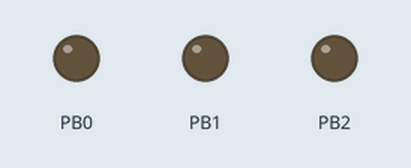
The program below on a simulated ATmega16, built with avr-gcc and emulated at 1 MHz. Shown: output pins drawn as LEDs (lit = HIGH).

Above: at 0.5 s.
At 3.5 s:
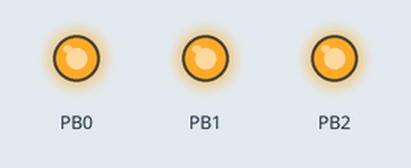
Timing chart, 0 to 4.6 s (numbered marks = the images above):
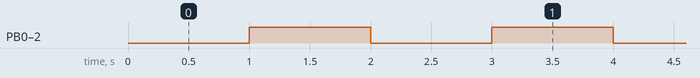

The program:

main.c
```c
/*
 * Timer.c
 *
 * Created: 13-Feb-21 2:20:16 PM
 * Author : Ahmed Hassan
 * Task   : 003  delay with timer
 */

#ifndef F_CPU
	#define F_CPU 1000000U
#endif

#include <avr/io.h>
#include <avr/interrupt.h>
#include <util/delay.h>

void set_TIM1(uint16_t compareMatchValue, uint16_t prescalerValue);

int main(void)
{
	//set pins 0, 1, and 2 in port B as output pins
	DDRB  |= (1<<0) | (1<<1) | (1<<2);
	//the output of the pins is low
	PORTB &= ~(1<<0) & ~(1<<1) & ~(1<<2);
	//call the timer1 function to start the timer --> interrupts every 1 sec
	set_TIM1(15624,64);
    /* Replace with your application code */
    while (1)
    {
    }
}

void set_TIM1(uint16_t compareMatchValue, uint16_t prescalerValue){
	//disable global interrupts
	cli();
	//set the counter register to start counting from 0
	TCNT1 = 0;
	//set the compare match value
	OCR1A = compareMatchValue /*0x3D08*/;
	//enable the interrupt of compare match A
	TIMSK |= 1 << OCIE1A;
	//enable global interrupts
	sei();
	//set the counter in ClearTimer on Compare match mode CTC
	TCCR1A &= ~(1<<1) & ~(1<<0);
	TCCR1B &= ~(1<<4);
	TCCR1B |=  (1<<3);
	//set the prescaler value
	switch (prescalerValue)
	{
		case 0:
			TCCR1B &= ~(1<<2) & ~(1<<1);
			TCCR1B |= (1<<0);
			break;
		case 8:
			TCCR1B &= ~(1<<2) & ~(1<<0);
			TCCR1B |= (1<<1);
			break;
		case 64:
			TCCR1B &= ~(1<<2);
			TCCR1B |= (1<<1) | (1<<0);
			break;
		case 256:
			TCCR1B &= ~(1<<1) & ~(1<<0);
			TCCR1B |= (1<<2);
			break;
		case 1024:
			TCCR1B &= ~(1<<1);
			TCCR1B |= (1<<2) | (1<<0);
			break;
		default:
			TCCR1B &= ~(1<<2) & ~(1<<1) & ~(1<<0);
	}
}

//interrupt function
ISR(TIMER1_COMPA_vect){
	//toggle pins state
	PORTB ^= (1<<0) ^ (1<<1) ^ (1<<2);
}
```

Measured:
- by itself, PB0–2: alternates HIGH for 1.0 s and LOW for 1.0 s
